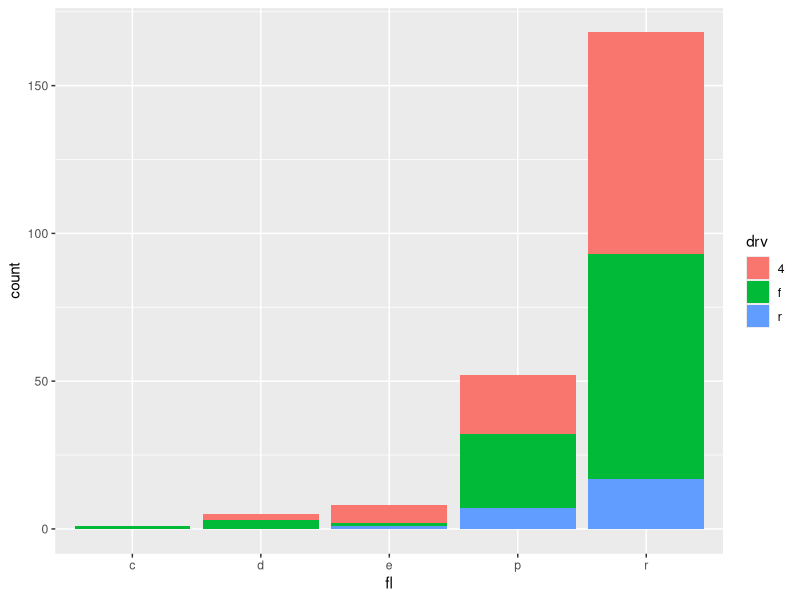
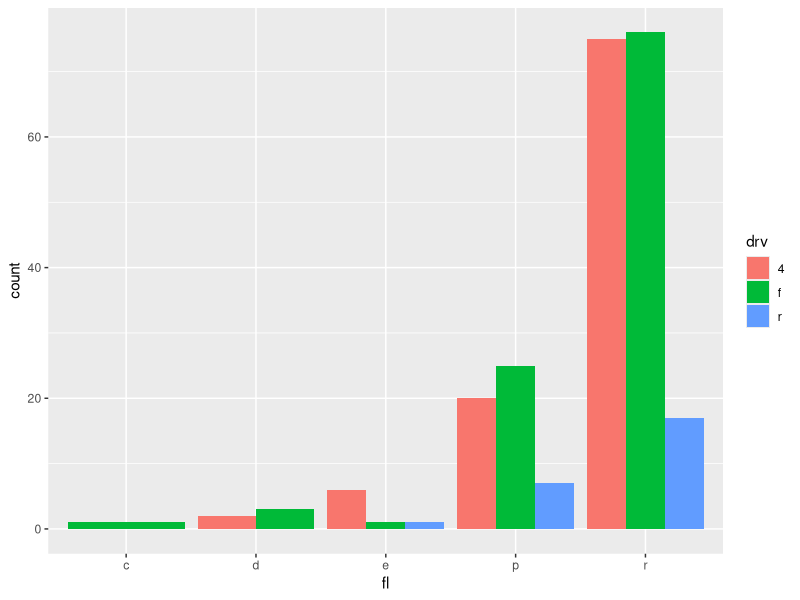
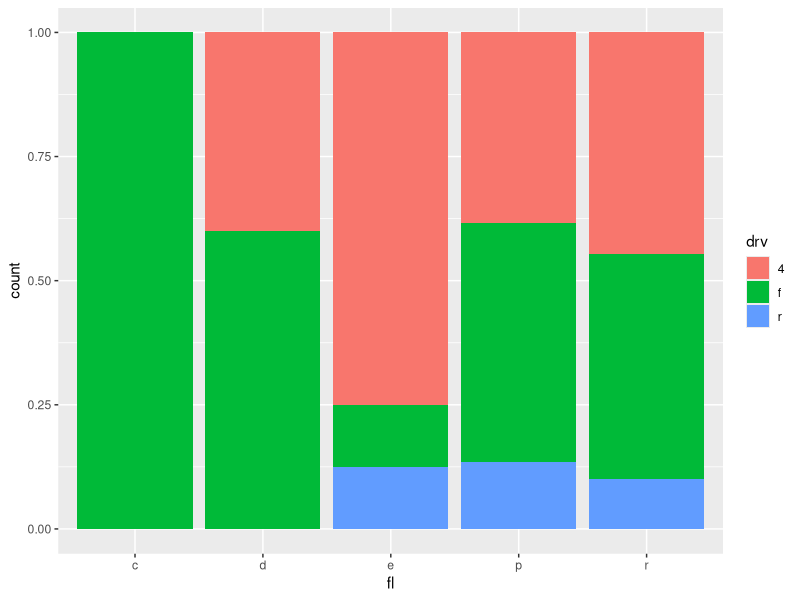
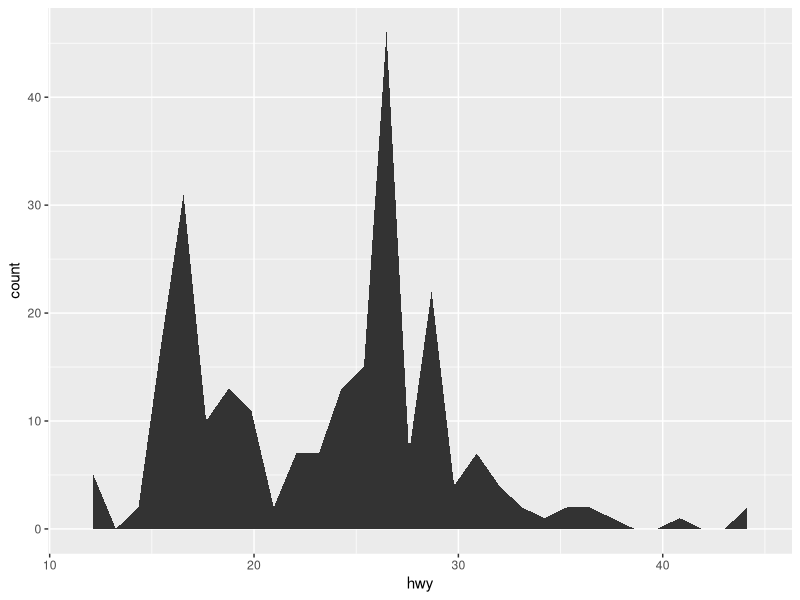
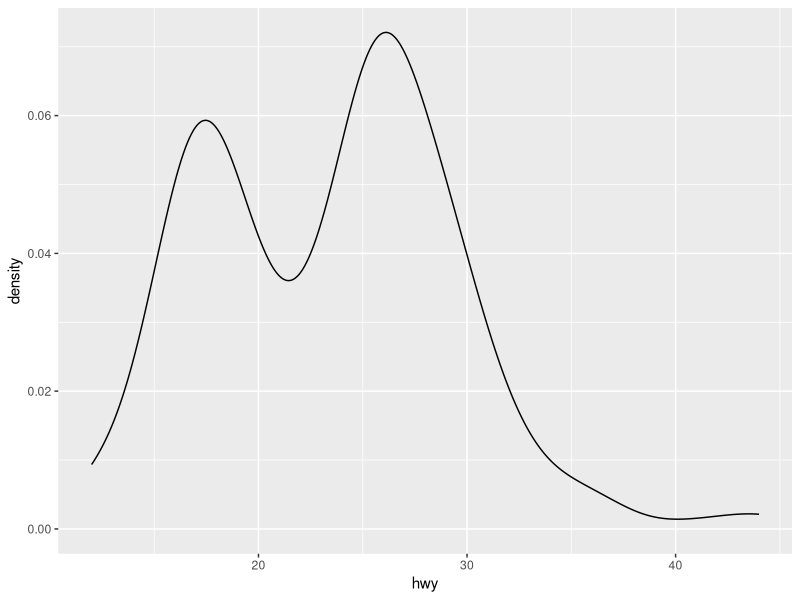
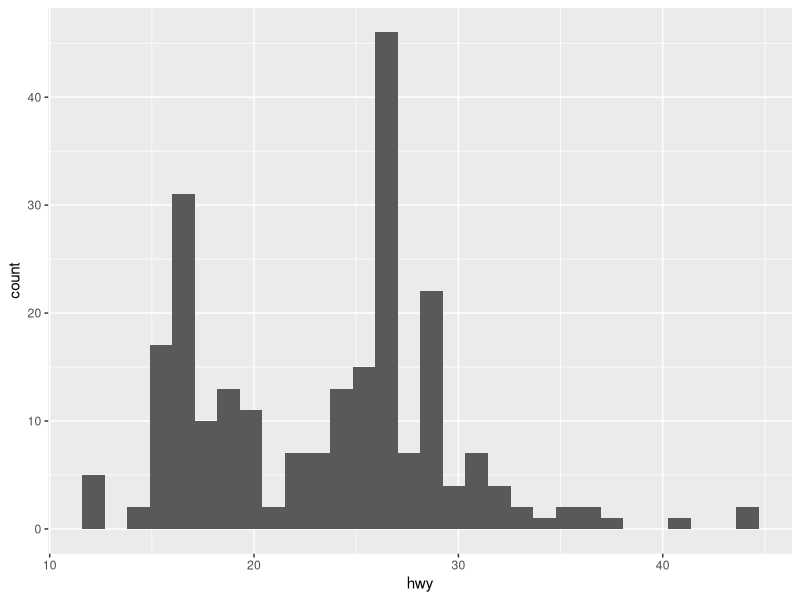
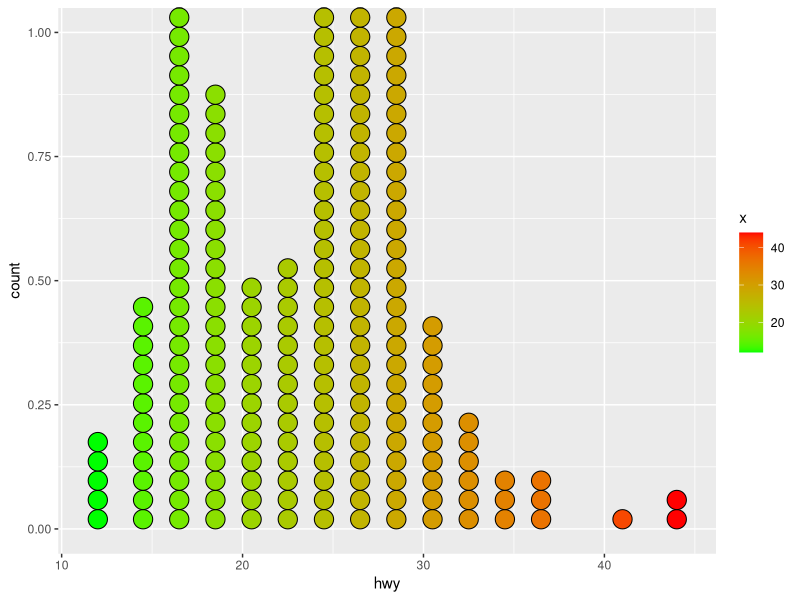
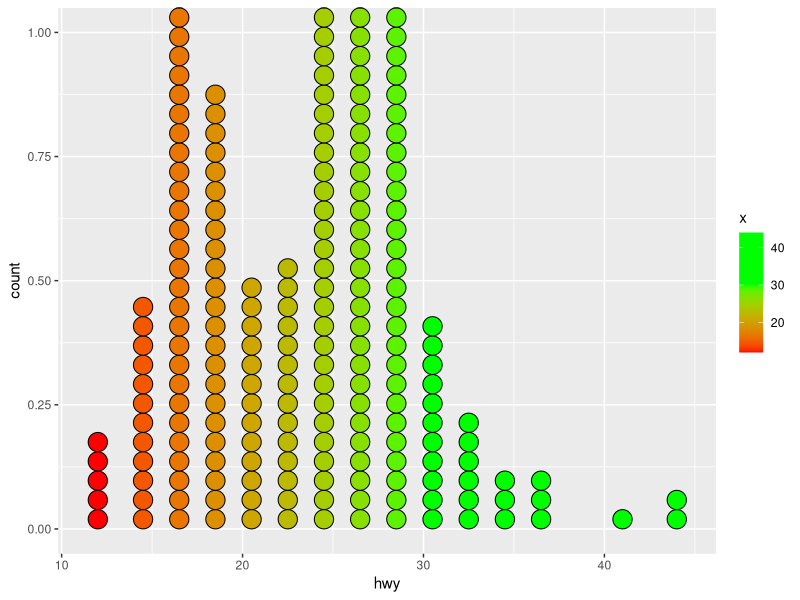

Recreate these plots in R, in order.
## ---- chunk 1
install.packages('knitr')
knitr::opts_chunk$set(echo = TRUE, error = TRUE, eval = TRUE)
## ---- chunk 2
if (!require('ggplot2')) install.packages('ggplot2'); library('ggplot2') 
## ---- chunk 3
q2 <- ggplot(mpg, aes(fl, fill = drv)) # creating my variable `q2` # Do not modify this line
## ---- chunk 4
q2 +
  geom_bar(position = "stack") # Creates a bar chart where the position of the bars on the chart are stacked on top of each other.
## ---- chunk 5
q2 +
  geom_bar(position = "dodge") # Creates a bar chart where the position of the bars on the chart are positioned next to each other in groups. For this dataset in q2 I believe this plot visualization to be the most descriptive.
## ---- chunk 6
q2 +
  geom_bar(position = "Fill") # Similar to the stack position adjustment, but additionally normalizes the height of each bar. Creates a bar chart where the position of the bars on the chart are positioned on top of each other completely filling the y-axis.
## ---- chunk 7
q3 <- ggplot(mpg, aes(hwy)) # creating my variable `q3` # Do not modify this line
## ---- chunk 8
q3 + 
  geom_area(stat = "bin")
## ---- chunk 9
q3 + 
  geom_density() # Creates a continuous line graph of the density, note how the overall shape appears similar to the geom_area plot but less descriptive due to its smoothed curves
## ---- chunk 10
q3 + 
  geom_histogram(bandwidth = 30) # Creates a histogram plot, separated into 30 buckets which are plotted along the x-axis, note how the shape is similar to the geom_area plot. I believe this plot to be the most descriptive as it shows the bucketed count at each speed.
## ---- chunk 11
q4 <- q3 + geom_dotplot(aes(fill = ..x..)) # Creating my variable `q4` # Do not modify this line
## ---- chunk 12
q4 +
  scale_fill_gradient(low="green", high="red") # This color scale fills in visualization with a gradient ranging between green on the lower end to red on the upper end. I believe this to be a descriptive addition if the data is representing speeding, but the data is representing MPG so it is not a good choice.
## ---- chunk 13
q4 +
  scale_fill_gradient2(low="red", high="green", mid="green", midpoint=30) # This color scale fills in visualization with a gradient ranging between red on the lower end to green on the upper end. The data is representing MPG so the upper end is chosen to be green as higher MPG is better. All MPG above 30 were given the brightest green since not only the outliers at 40 MPG are good MPG's.
## ---- chunk 14
q5 <- ggplot(mpg, aes(cyl, hwy)) # Creating my variable `q5` # Do not modify this line
## ---- chunk 15
q5 +
  geom_count() # This plot appears to have the x-axis bucketed similar to a histogram, three clustered groups can clearly been seen 
## ---- chunk 16
q5 +
  geom_jitter() # Three clusters can clearly be seen in the plot. Although the groups are not stacked like geom_count(), they are still noticable to make out. I believe this plot to be the most descriptive as it prevents gross oversimplications if the wrong number of buckets are selected in geom_count()
